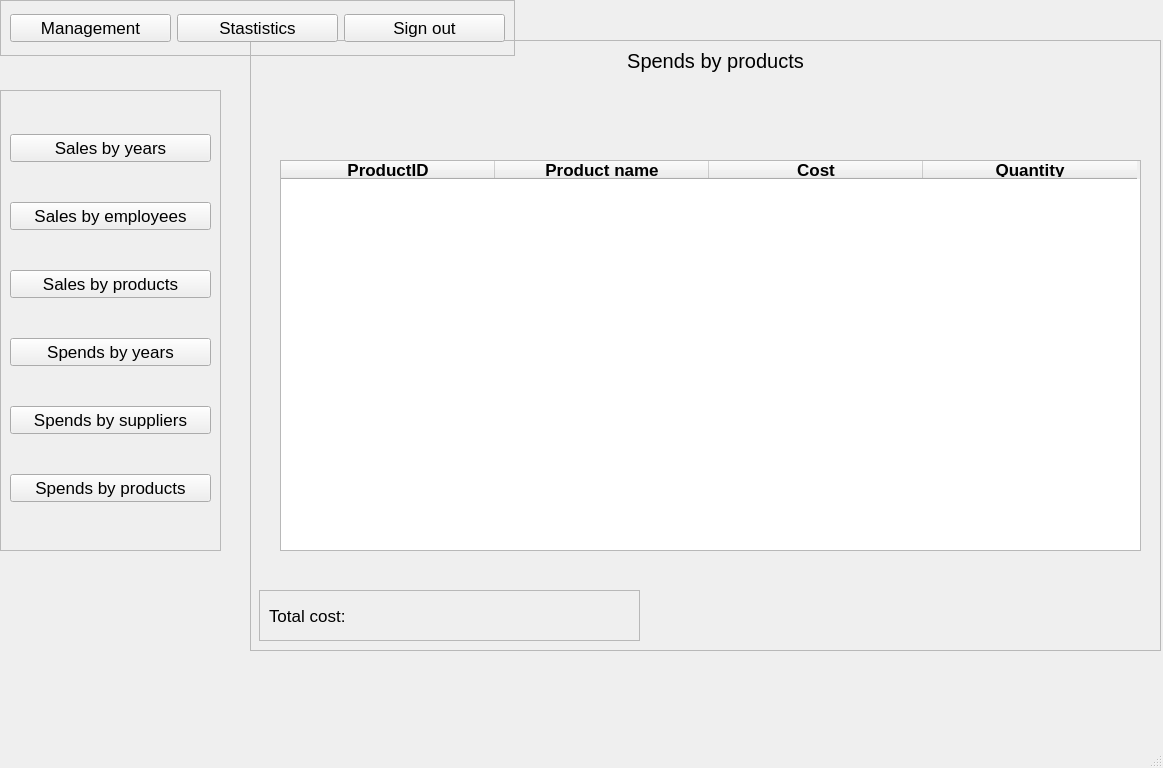
<?xml version="1.0" encoding="UTF-8"?>
<ui version="4.0">
 <class>SpendsByProducts</class>
 <widget class="QMainWindow" name="SpendsByProducts">
  <property name="geometry">
   <rect>
    <x>0</x>
    <y>0</y>
    <width>1163</width>
    <height>768</height>
   </rect>
  </property>
  <property name="font">
   <font>
    <pointsize>13</pointsize>
   </font>
  </property>
  <property name="windowTitle">
   <string>MainWindow</string>
  </property>
  <widget class="QWidget" name="centralwidget">
   <widget class="QFrame" name="frame_2">
    <property name="geometry">
     <rect>
      <x>250</x>
      <y>40</y>
      <width>911</width>
      <height>611</height>
     </rect>
    </property>
    <property name="frameShape">
     <enum>QFrame::StyledPanel</enum>
    </property>
    <property name="frameShadow">
     <enum>QFrame::Raised</enum>
    </property>
    <widget class="QLabel" name="label">
     <property name="geometry">
      <rect>
       <x>0</x>
       <y>0</y>
       <width>931</width>
       <height>41</height>
      </rect>
     </property>
     <property name="font">
      <font>
       <pointsize>15</pointsize>
      </font>
     </property>
     <property name="text">
      <string>Spends by products</string>
     </property>
     <property name="alignment">
      <set>Qt::AlignCenter</set>
     </property>
    </widget>
    <widget class="QLabel" name="graph">
     <property name="geometry">
      <rect>
       <x>14</x>
       <y>75</y>
       <width>881</width>
       <height>451</height>
      </rect>
     </property>
     <property name="text">
      <string/>
     </property>
    </widget>
    <widget class="QFrame" name="frame">
     <property name="geometry">
      <rect>
       <x>9</x>
       <y>550</y>
       <width>381</width>
       <height>51</height>
      </rect>
     </property>
     <property name="frameShape">
      <enum>QFrame::StyledPanel</enum>
     </property>
     <property name="frameShadow">
      <enum>QFrame::Raised</enum>
     </property>
     <layout class="QHBoxLayout" name="horizontalLayout_2">
      <item>
       <widget class="QLabel" name="label_2">
        <property name="text">
         <string>Total cost:</string>
        </property>
       </widget>
      </item>
      <item>
       <widget class="QLabel" name="totalCost">
        <property name="text">
         <string/>
        </property>
       </widget>
      </item>
     </layout>
    </widget>
    <widget class="QTableWidget" name="table">
     <property name="geometry">
      <rect>
       <x>30</x>
       <y>120</y>
       <width>861</width>
       <height>391</height>
      </rect>
     </property>
     <attribute name="horizontalHeaderDefaultSectionSize">
      <number>214</number>
     </attribute>
     <column>
      <property name="text">
       <string>ProductID</string>
      </property>
      <property name="font">
       <font>
        <weight>75</weight>
        <bold>true</bold>
       </font>
      </property>
      <property name="textAlignment">
       <set>AlignCenter</set>
      </property>
     </column>
     <column>
      <property name="text">
       <string>Product name</string>
      </property>
      <property name="font">
       <font>
        <weight>75</weight>
        <bold>true</bold>
       </font>
      </property>
      <property name="textAlignment">
       <set>AlignCenter</set>
      </property>
     </column>
     <column>
      <property name="text">
       <string>Cost</string>
      </property>
      <property name="font">
       <font>
        <weight>75</weight>
        <bold>true</bold>
       </font>
      </property>
      <property name="textAlignment">
       <set>AlignCenter</set>
      </property>
     </column>
     <column>
      <property name="text">
       <string>Quantity</string>
      </property>
      <property name="font">
       <font>
        <weight>75</weight>
        <bold>true</bold>
       </font>
      </property>
      <property name="textAlignment">
       <set>AlignCenter</set>
      </property>
     </column>
    </widget>
   </widget>
   <widget class="QFrame" name="frame_3">
    <property name="geometry">
     <rect>
      <x>0</x>
      <y>0</y>
      <width>515</width>
      <height>56</height>
     </rect>
    </property>
    <property name="layoutDirection">
     <enum>Qt::LeftToRight</enum>
    </property>
    <property name="frameShape">
     <enum>QFrame::StyledPanel</enum>
    </property>
    <property name="frameShadow">
     <enum>QFrame::Raised</enum>
    </property>
    <layout class="QHBoxLayout" name="horizontalLayout">
     <item>
      <widget class="QPushButton" name="management">
       <property name="text">
        <string>Management</string>
       </property>
      </widget>
     </item>
     <item>
      <widget class="QPushButton" name="statistics">
       <property name="text">
        <string>Stastistics</string>
       </property>
      </widget>
     </item>
     <item>
      <widget class="QPushButton" name="signOut">
       <property name="text">
        <string>Sign out</string>
       </property>
      </widget>
     </item>
    </layout>
   </widget>
   <widget class="QFrame" name="frame_5">
    <property name="geometry">
     <rect>
      <x>0</x>
      <y>90</y>
      <width>221</width>
      <height>461</height>
     </rect>
    </property>
    <property name="frameShape">
     <enum>QFrame::StyledPanel</enum>
    </property>
    <property name="frameShadow">
     <enum>QFrame::Raised</enum>
    </property>
    <layout class="QVBoxLayout" name="verticalLayout">
     <item>
      <widget class="QPushButton" name="salesByYears">
       <property name="text">
        <string>Sales by years</string>
       </property>
      </widget>
     </item>
     <item>
      <widget class="QPushButton" name="salesByEmployees">
       <property name="text">
        <string>Sales by employees</string>
       </property>
      </widget>
     </item>
     <item>
      <widget class="QPushButton" name="salesByProducts">
       <property name="text">
        <string>Sales by products</string>
       </property>
      </widget>
     </item>
     <item>
      <widget class="QPushButton" name="spendsByYears">
       <property name="text">
        <string>Spends by years</string>
       </property>
      </widget>
     </item>
     <item>
      <widget class="QPushButton" name="spendsBySuppliers">
       <property name="text">
        <string>Spends by suppliers</string>
       </property>
      </widget>
     </item>
     <item>
      <widget class="QPushButton" name="spendsByProducts">
       <property name="text">
        <string>Spends by products</string>
       </property>
      </widget>
     </item>
    </layout>
   </widget>
  </widget>
  <widget class="QMenuBar" name="menubar">
   <property name="geometry">
    <rect>
     <x>0</x>
     <y>0</y>
     <width>1163</width>
     <height>26</height>
    </rect>
   </property>
  </widget>
  <widget class="QStatusBar" name="statusbar"/>
 </widget>
 <resources/>
 <connections/>
</ui>
